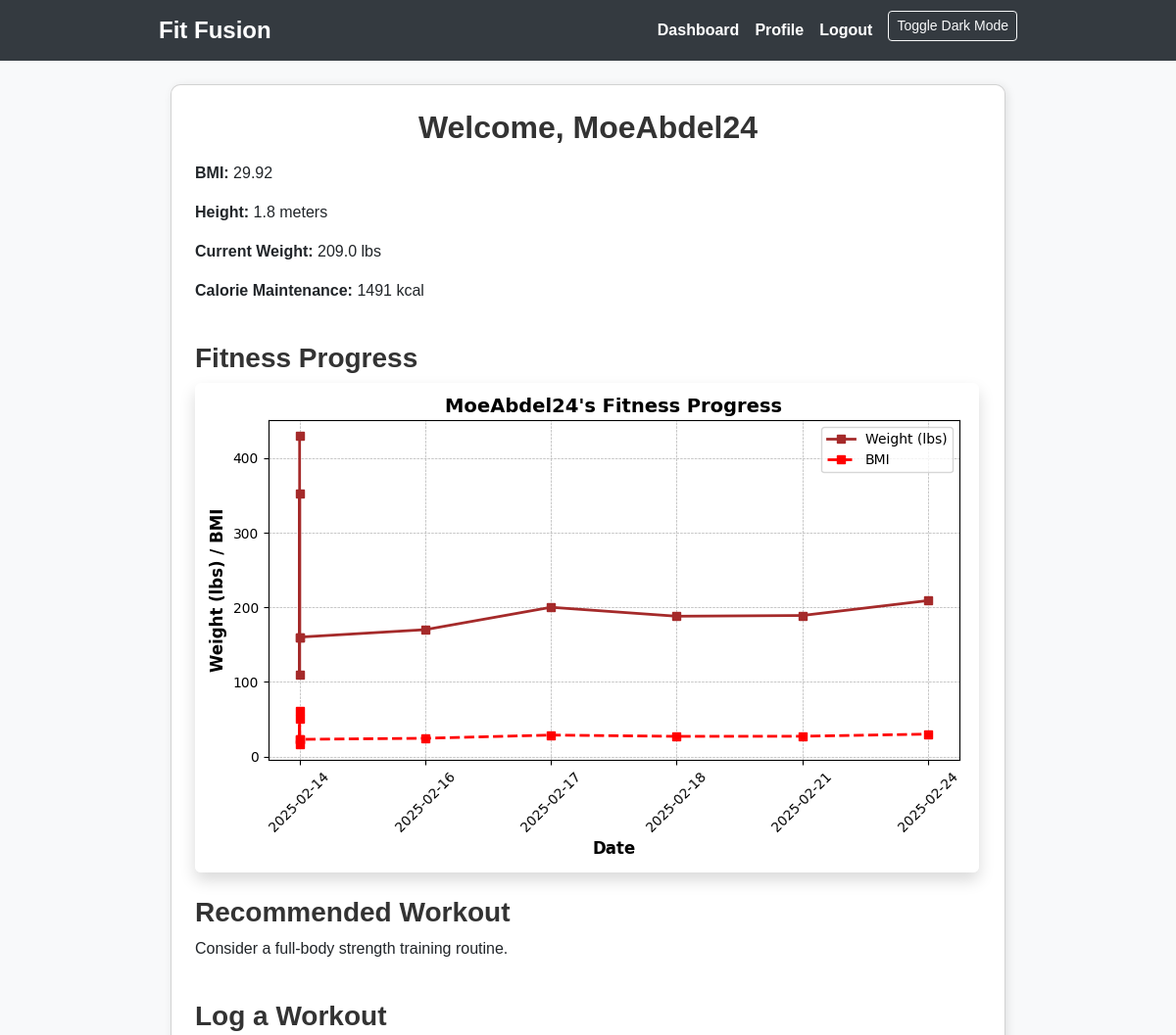
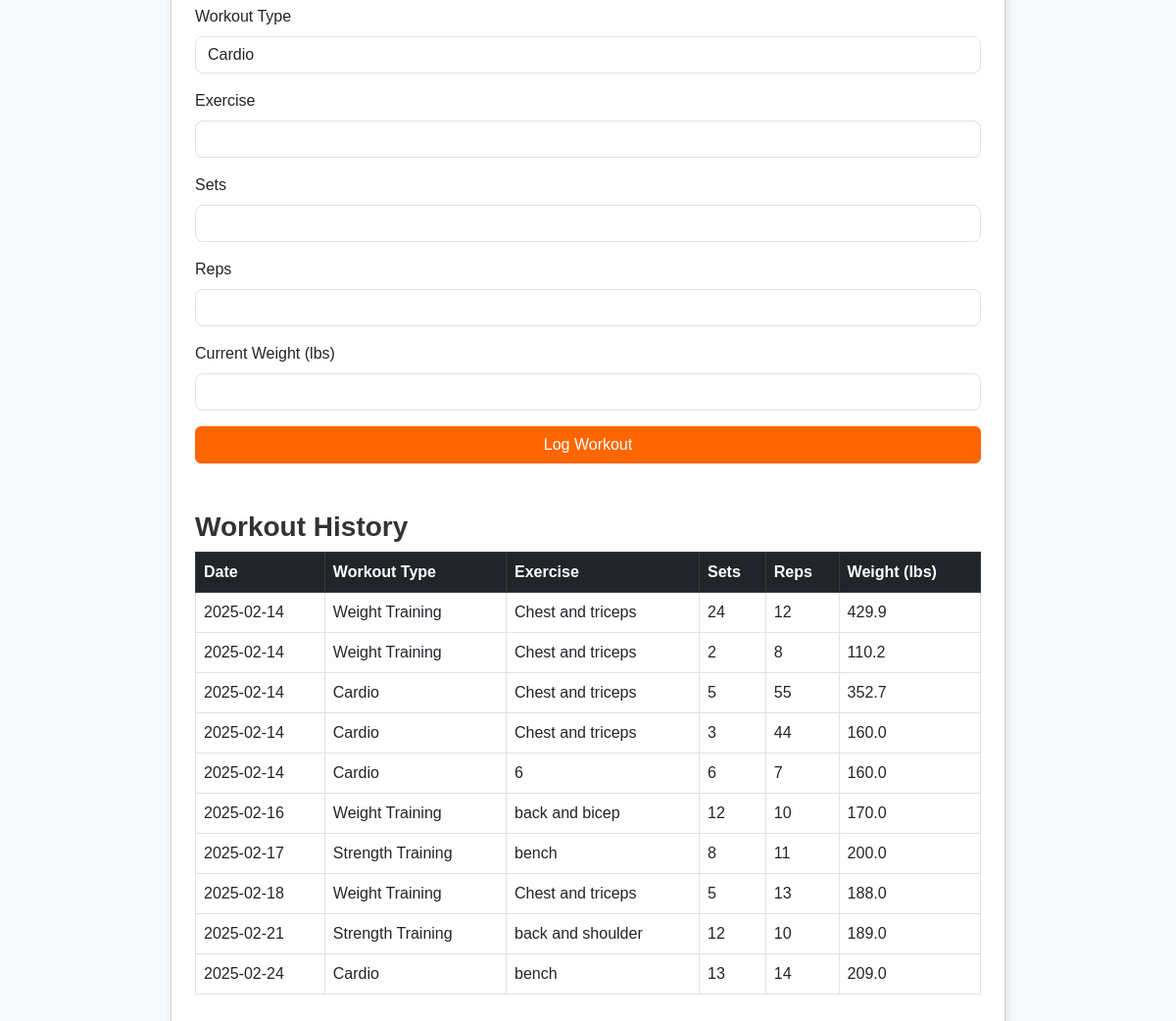
The page /dashboard (signed in) on the database its author committed (2 pictures, top to bottom).
### app.py (models this page shows)
class User(db.Model):
    id = db.Column(db.Integer, primary_key=True)
    username = db.Column(db.String(80), unique=True, nullable=False)
    email = db.Column(db.String(120), unique=True, nullable=False)
    password = db.Column(db.String(256), nullable=False)
    age = db.Column(db.Integer, nullable=False)
    gender = db.Column(db.String(10), nullable=False)
    height = db.Column(db.Float, nullable=False)  # Stored in meters
    weight = db.Column(db.Float, nullable=False)  # Stored in kg
    activity_level = db.Column(db.String(20), nullable=False)
    workout_preference = db.Column(db.String(20), nullable=True)
    goal = db.Column(db.String(50), nullable=True)

class WorkoutLog(db.Model):
    id = db.Column(db.Integer, primary_key=True)
    user_id = db.Column(db.Integer, db.ForeignKey('user.id'), nullable=False)
    workout_type = db.Column(db.String(50), nullable=False)
    exercise = db.Column(db.String(100), nullable=False)
    sets = db.Column(db.Integer, nullable=False)
    reps = db.Column(db.Integer, nullable=False)
    weight = db.Column(db.Float, nullable=True)  # Store weight changes
    date = db.Column(db.DateTime, default=datetime.utcnow)
    user = db.relationship('User', backref=db.backref('workouts', lazy=True))

### app.py (the view)
@app.route('/dashboard')
def dashboard():
    if 'user_id' not in session:
        flash('Please log in first.', 'warning')
        return redirect(url_for('login'))
    user = User.query.get(session['user_id'])
    bmi = calculate_bmi(user.weight, user.height)
    tdee = calculate_tdee(user)
    calorie_plans = {
        'maintenance': tdee,
        'light_deficit': tdee - 250,
        'medium_deficit': tdee - 500,
        'extreme_deficit': tdee - 750
    }
    workouts = WorkoutLog.query.filter_by(user_id=user.id).order_by(WorkoutLog.date.asc()).all()
    dates = [workout.date.strftime('%Y-%m-%d') for workout in workouts if workout.weight]
    weights = [workout.weight for workout in workouts if workout.weight]
    bmi_values = [calculate_bmi(weight, user.height) for weight in weights]
    if dates:
        plt.figure(figsize=(8, 5))
        plt.plot(dates, [w * 2.20462 for w in weights], marker='s', linestyle='-', color='brown', markersize=6, linewidth=2, label='Weight (lbs)')
        plt.plot(dates, bmi_values, marker='s', linestyle='--', color='red', markersize=6, linewidth=2, label='BMI')
        plt.xlabel('Date', fontsize=12, fontweight='bold')
        plt.ylabel('Weight (lbs) / BMI', fontsize=12, fontweight='bold')
        plt.title(f"{user.username}'s Fitness Progress", fontsize=14, fontweight='bold')
        plt.legend()
        plt.xticks(rotation=45)
        plt.grid(True, linestyle='--', linewidth=0.5)
        plt.tight_layout()
        img = io.BytesIO()
        plt.savefig(img, format='png')
        img.seek(0)
        plot_url = base64.b64encode(img.getvalue()).decode()
    else:
        plot_url = None  # No data to plot
    if user.workout_preference:
        pref = user.workout_preference.lower()
        if 'cardio' in pref:
            recommended_workout = "Try a 30-minute run or cycling session."
        elif 'weight' in pref:
            recommended_workout = "Consider a full-body strength training routine."
        elif 'strength' in pref:
            recommended_workout = "Focus on compound lifts like squats, deadlifts, and bench press."
        else:
            recommended_workout = "Keep up the great work with your fitness routine!"
    else:
        recommended_workout = "Keep up the great work with your fitness routine!"
    return render_template('dashboard.html', user=user, bmi=bmi, calorie_plans=calorie_plans, plot_url=plot_url, workouts=workouts, recommended_workout=recommended_workout)

### app.py (called while the page is built)
def calculate_bmi(weight, height):
    return round(weight / (height ** 2), 2)

def calculate_tdee(user):
    if user.gender.lower() == 'male':
        bmr = (10 * user.weight) + (6.25 * user.height) - (5 * user.age) + 5
    else:
        bmr = (10 * user.weight) + (6.25 * user.height) - (5 * user.age) - 161
    activity_factors = {
        'sedentary': 1.2,
        'light': 1.375,
        'moderate': 1.55,
        'active': 1.725,
        'very_active': 1.9
    }
    return round(bmr * activity_factors.get(user.activity_level, 1.2))

### templates/dashboard.html (shortened to what this page needs)
{% extends "base.html" %}
{% block content %}
<div class="container mt-4">
    <div class="card p-4">
        <h2 class="mb-3 text-center">Welcome, {{ user.username }}</h2>
        <div class="row">
            <div class="col-md-6">
                <p><strong>BMI:</strong> {{ bmi }}</p>
                <p><strong>Height:</strong> {{ user.height | round(1) }} meters</p>
                <p><strong>Current Weight:</strong> {{ (user.weight * 2.20462) | round(1) }} lbs</p>
                <p><strong>Calorie Maintenance:</strong> {{ calorie_plans['maintenance'] }} kcal</p>
            </div>
        </div>
        <h3 class="mt-4">Fitness Progress</h3>
        <div class="chart-container">
            {% if plot_url %}
                <img class="img-fluid rounded shadow">
            {% else %}
                <p class="text-muted">No fitness data available yet. Log your weight to track progress!</p>
            {% endif %}
        </div>
        <h3 class="mt-4">Recommended Workout</h3>
        <p>{{ recommended_workout }}</p>
        <h3 class="mt-4">Log a Workout</h3>
        <form method="POST" action="{{ url_for('log_workout') }}" class="mb-4">
            <div class="mb-3">
                <label class="form-label">Workout Type</label>
                <select name="workout_type" class="form-control">
                    <option value="Cardio">Cardio</option>
                </select>
            </div>
            <div class="mb-3">
                <label class="form-label">Exercise</label>
                <input type="text" name="exercise" class="form-control" required>
            </div>
            <div class="mb-3">
                <label class="form-label">Sets</label>
                <input type="number" name="sets" class="form-control" required>
            </div>
            <div class="mb-3">
                <label class="form-label">Reps</label>
                <input type="number" name="reps" class="form-control" required>
            </div>
            <div class="mb-3">
                <label class="form-label">Current Weight (lbs)</label>
                <input type="number" step="0.1" name="weight" class="form-control">
            </div>
            <button type="submit" class="btn btn-primary w-100">Log Workout</button>
        </form>
        <h3 class="mt-4">Workout History</h3>
        <table class="table table-bordered table-hover">
            <thead class="table-dark">
                <tr>
                    <th>Date</th>
                    <th>Workout Type</th>
                    <th>Exercise</th>
                    <th>Sets</th>
                    <th>Reps</th>
                    <th>Weight (lbs)</th>
                </tr>
            </thead>
            <tbody>
                {% for workout in workouts %}
                <tr>
                    <td>{{ workout.date.strftime('%Y-%m-%d') }}</td>
                    <td>{{ workout.workout_type }}</td>
                    <td>{{ workout.exercise }}</td>
                    <td>{{ workout.sets }}</td>
                    <td>{{ workout.reps }}</td>
                    <td>{{ (workout.weight * 2.20462) | round(1) if workout.weight else '-' }}</td>
                </tr>
                {% endfor %}
            </tbody>
        </table>
    </div>
</div>
{% endblock %}

### templates/base.html (shortened to what this page needs)
<!DOCTYPE html>
<html lang="en">
<head>
    <link href="https://cdn.jsdelivr.net/npm/bootstrap@5.3.0/dist/css/bootstrap.min.css" rel="stylesheet">
</head>
<body>
    <nav class="navbar navbar-expand-lg navbar-dark">
        <div class="container">
            <a class="navbar-brand" href="{{ url_for('home') }}">Fit Fusion</a>
            <div class="collapse navbar-collapse" id="navbarNav">
                <ul class="navbar-nav ms-auto">
                    {% if 'user_id' in session %}
                        <li class="nav-item"><a class="nav-link" href="{{ url_for('dashboard') }}">Dashboard</a></li>
                        <li class="nav-item"><a class="nav-link" href="{{ url_for('profile') }}">Profile</a></li>
                        <li class="nav-item"><a class="nav-link" href="{{ url_for('logout') }}">Logout</a></li>
                        <li class="nav-item">
                            <button class="btn btn-sm btn-outline-light ms-2" onclick="toggleDarkMode()">Toggle Dark Mode</button>
                        </li>
                    {% endif %}
                </ul>
            </div>
        </div>
    </nav>
    <div class="container mt-4">
        {% block content %}{% endblock %}
    </div>
</body>
</html>

### templates/base.html (style rules this page uses)
body { background-color: #f8f9fa; font-family: 'Arial', sans-serif; }
.container { max-width: 900px; }
.card { box-shadow: 2px 2px 10px rgba(0, 0, 0, 0.1); border-radius: 10px; }
.btn-primary { background-color: #ff6600; border-color: #ff6600; }
.form-control, .form-select { border-radius: 8px; }
h2, h3 { font-weight: bold; color: #333; }
.navbar { background-color: #343a40; }
.navbar-brand { font-size: 1.5rem; font-weight: bold; }
.navbar-dark .navbar-nav .nav-link { color: white; font-weight: bold; }

### rows shown on the page
User: username "MoeAbdel24", height "1.8", (user.weight*2.20462)|round(1) "209.0"
WorkoutLog: date "2025-02-14", workout_type "Weight Training", exercise "Chest and triceps", sets "24", reps "12", weight "429.9"
WorkoutLog: date "2025-02-14", workout_type "Weight Training", exercise "Chest and triceps", sets "2", reps "8", weight "110.2"
WorkoutLog: date "2025-02-14", workout_type "Cardio", exercise "Chest and triceps", sets "5", reps "55", weight "352.7"
WorkoutLog: date "2025-02-14", workout_type "Cardio", exercise "Chest and triceps", sets "3", reps "44", weight "160.0"
WorkoutLog: date "2025-02-14", workout_type "Cardio", exercise "6", sets "6", reps "7", weight "160.0"
WorkoutLog: date "2025-02-16", workout_type "Weight Training", exercise "back and bicep", sets "12", reps "10", weight "170.0"
WorkoutLog: date "2025-02-17", workout_type "Strength Training", exercise "bench", sets "8", reps "11", weight "200.0"
WorkoutLog: date "2025-02-18", workout_type "Weight Training", exercise "Chest and triceps", sets "5", reps "13", weight "188.0"
WorkoutLog: date "2025-02-21", workout_type "Strength Training", exercise "back and shoulder", sets "12", reps "10", weight "189.0"
WorkoutLog: date "2025-02-24", workout_type "Cardio", exercise "bench", sets "13", reps "14", weight "209.0"

### other values the page prints
{{ bmi }} "29.92"
{{ calorie_plans['maintenance'] }} "1491"
{{ recommended_workout }} "Consider a full-body strength training routine."
